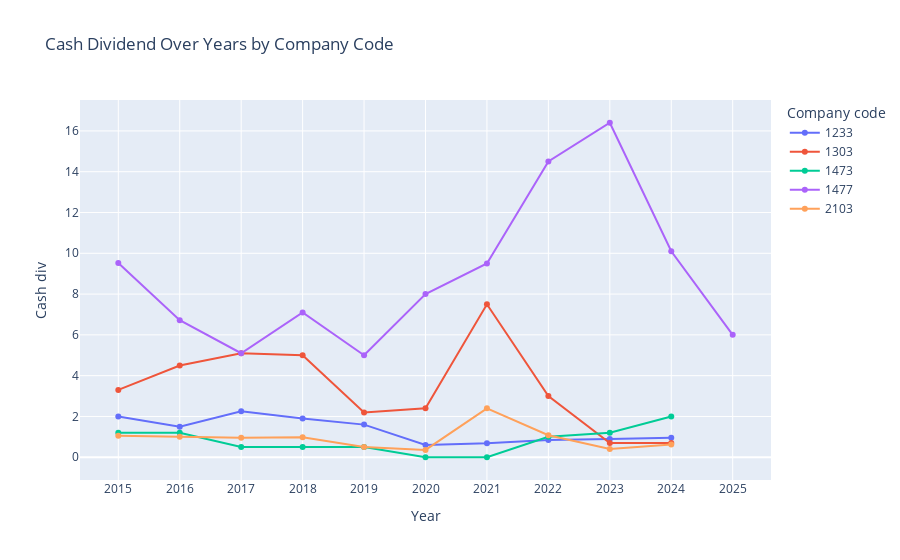

Notebook code cell kept with this figure:
### Code cell
import plotly.express as px

# mylist
stock_list = ['1233','1303','1473','1477','2103']

# dividend > 0.5 and less std err and alpha = std_err / dividend
#stock_list = ['9925','9908','1726','9908','2412']
#stock_list = ['1203','1231','1769','2886','1234']
#stock_list = ['5876','2356','2433','6697']
#stock_list = ['1817','1775','9937','2245','3611']
#stock_list = ['4938','9941','2114','6281']
#stock_list = ['1264','2741','8416','9924','4549']
#stock_list = ['8083','4105','8048','1788','1707']
#stock_list = ['8435','1702','8109','1232','1737']
#stock_list = ['9926','5243','2894','1537','4104']
#stock_list = ['5878','8370','8464']

df_pic = combined_df[combined_df['Company code'].isin(stock_list)]
df_pic_rename = df_pic.rename(columns={'Cash dividends distributed from retained earnings (NTD/share)' : 'Cash div'})
df_pic_year_cash_div = df_pic_rename[['Company code','Year','Cash div']]
df_pic_year_cash_div.loc[:,'Cash div'] = df_pic_year_cash_div['Cash div'].astype(float)
df_pic_year_cash_div.to_csv('dividend_year_1233_1303_1473_2103.csv')
# Create a line chart of Cash Dividend over Years for each Company Code
fig = px.line(df_pic_year_cash_div, x='Year', y='Cash div', color='Company code',
              title='Cash Dividend Over Years by Company Code',
              markers=True)
fig.show()

### Figure 1 — Plotly figure (JSON) as saved in the notebook; plotly's stock layout.template omitted (floating-point values rounded to 4 significant figures)
{"data": [{"hovertemplate": "Company code=1233<br>Year=%{x}<br>Cash div=%{y}<extra></extra>", "legendgroup": "1233", "line": {"color": "#636efa", "dash": "solid"}, "marker": {"symbol": "circle"}, "mode": "lines+markers", "name": "1233", "orientation": "v", "showlegend": true, "type": "scatter", "x": ["2015", "2016", "2017", "2018", "2019", "2020", "2021", "2022", "2023", "2024"], "xaxis": "x", "y": [2, 1.5, 2.25, 1.9, 1.6, 0.6, 0.69, 0.85, 0.9, 0.95], "yaxis": "y"}, {"hovertemplate": "Company code=1303<br>Year=%{x}<br>Cash div=%{y}<extra></extra>", "legendgroup": "1303", "line": {"color": "#EF553B", "dash": "solid"}, "marker": {"symbol": "circle"}, "mode": "lines+markers", "name": "1303", "orientation": "v", "showlegend": true, "type": "scatter", "x": ["2015", "2016", "2017", "2018", "2019", "2020", "2021", "2022", "2023", "2024"], "xaxis": "x", "y": [3.3, 4.5, 5.1, 5, 2.2, 2.4, 7.5, 3, 0.7, 0.7], "yaxis": "y"}, {"hovertemplate": "Company code=1473<br>Year=%{x}<br>Cash div=%{y}<extra></extra>", "legendgroup": "1473", "line": {"color": "#00cc96", "dash": "solid"}, "marker": {"symbol": "circle"}, "mode": "lines+markers", "name": "1473", "orientation": "v", "showlegend": true, "type": "scatter", "x": ["2015", "2016", "2017", "2018", "2019", "2020", "2021", "2022", "2023", "2024"], "xaxis": "x", "y": [1.2, 1.2, 0.5, 0.5, 0.5, 0, 0, 1, 1.2, 2], "yaxis": "y"}, {"hovertemplate": "Company code=1477<br>Year=%{x}<br>Cash div=%{y}<extra></extra>", "legendgroup": "1477", "line": {"color": "#ab63fa", "dash": "solid"}, "marker": {"symbol": "circle"}, "mode": "lines+markers", "name": "1477", "orientation": "v", "showlegend": true, "type": "scatter", "x": ["2015", "2016", "2017", "2018", "2019", "2020", "2021", "2022", "2023", "2024", "2025"], "xaxis": "x", "y": [9.52, 6.72, 5.1, 7.1, 5, 8, 9.5, 14.5, 16.4, 10.1, 6], "yaxis": "y"}, {"hovertemplate": "Company code=2103<br>Year=%{x}<br>Cash div=%{y}<extra></extra>", "legendgroup": "2103", "line": {"color": "#FFA15A", "dash": "solid"}, "marker": {"symbol": "circle"}, "mode": "lines+markers", "name": "2103", "orientation": "v", "showlegend": true, "type": "scatter", "x": ["2015", "2016", "2017", "2018", "2019", "2020", "2021", "2022", "2023", "2024"], "xaxis": "x", "y": [1.06, 1, 0.96, 0.98, 0.5, 0.36, 2.4, 1.08, 0.41, 0.63], "yaxis": "y"}], "layout": {"legend": {"title": {"text": "Company code"}, "tracegroupgap": 0}, "title": {"text": "Cash Dividend Over Years by Company Code"}, "xaxis": {"anchor": "y", "domain": [0, 1], "title": {"text": "Year"}}, "yaxis": {"anchor": "x", "domain": [0, 1], "title": {"text": "Cash div"}}}}
